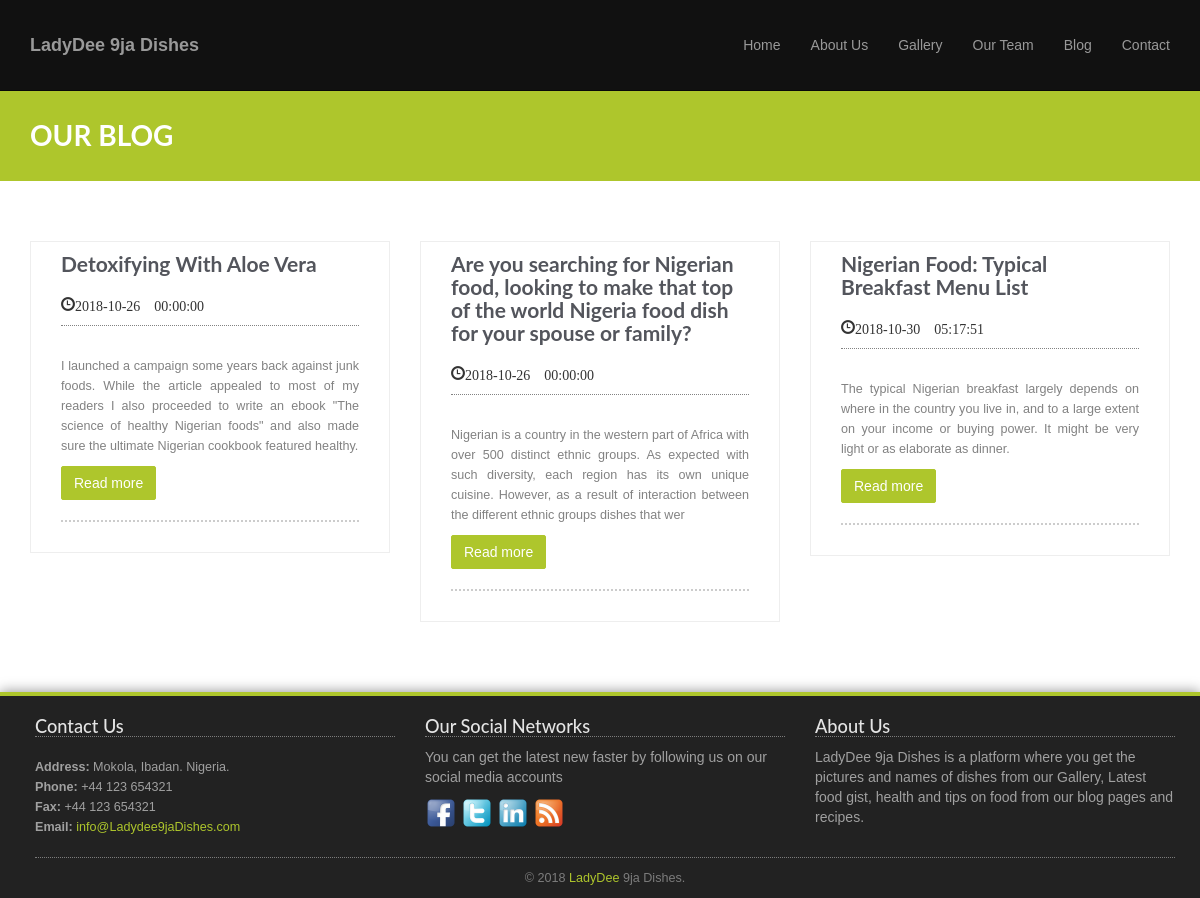
Screenshot of /blog.php with the database file from the repository.
### tables this page shows
CREATE TABLE `blog` (
  `id` int(250) NOT NULL auto_increment,
  `title` varchar(250) NOT NULL,
  `brief` varchar(250) NOT NULL,
  `body` text NOT NULL,
  `date` timestamp NULL default CURRENT_TIMESTAMP,
  PRIMARY KEY  (`id`)
);

### blog.php (the view, shortened to what this page needs)
<!DOCTYPE html>
<html lang="en">
<head>
    <link href="css/bootstrap.css" rel="stylesheet">
	<link rel="stylesheet" href="css/main.css">
    <link href="css/custom.css" rel="stylesheet">
	<link rel="stylesheet" href="css/icomoon-social.css">
	<link rel="stylesheet" href="css/font-awesome.min.css">
</head>
<body>
    <?php
    	include 'header.php';
    ?>
		<div class="section section-breadcrumbs">
			<div class="container">
				<div class="row">
					<div class="col-md-12">
						<h1>Our Blog</h1>
					</div>
				</div>
			</div>
		</div>
        <div class="section">
	    	<div class="container">
				<div class="row">
					<?php
						$sql = "SELECT * FROM blog";
						$records = mysql_query($sql);
						while($post = mysql_fetch_assoc($records)){
							echo '<div class="col-sm-4">';
								echo '<div class="blog-post blog-single-post">';
									echo '<div class="single-post-title">';
										echo '<h3>'.$post["title"].'</h3>';
									echo "</div>";
									echo '<div class="single-post-info">';
										echo '<i class="glyphicon glyphicon-time">'.$post["date"].'</i>';
									echo "</div>";
									echo '<div class="single-post-content">';
										echo '<p>'.$post["brief"].'</p>';
										echo '<a href="blog-post.html" class="btn" name="zobo">Read more</a>';
									echo "</div>";
								echo "</div>";
							echo "</div>";
						}
					?>
				</div>
			</div>
	    </div>
	    <?php
			include 'footer.php';
		?>
</body>
</html>

### header.php (shortened to what this page needs)
<!DOCTYPE html>
<html lang="en">
<head>
    <link href="css/bootstrap.css" rel="stylesheet">
	<link rel="stylesheet" href="css/main.css">
    <link href="css/custom.css" rel="stylesheet">
	<link rel="stylesheet" href="css/icomoon-social.css">
	<link rel="stylesheet" href="css/font-awesome.min.css">
</head>
<body>
    <header class="navbar navbar-inverse navbar-fixed-top" role="banner">
        <div class="container">
            <div class="navbar-header">
                <a class="navbar-brand" href="index.php"><b>LadyDee 9ja Dishes</b></a>
            </div>
            <div class="collapse navbar-collapse">
                <ul class="nav navbar-nav navbar-right">
                    <li><a href="index.php">Home</a></li>
                    <li><a href="about-us.php">About Us</a></li>
                    <li><a href="gallery.php">Gallery</a></li>
                    <li><a href="portfolio.php">Our Team</a></li>
                    <li><a href="blog.php">Blog</a></li>
                    <li><a href="contact-us.php">Contact</a></li>
                </ul>
            </div>
        </div>
    </header>
</body>
</html>

### footer.php (shortened to what this page needs)
<!DOCTYPE html>
<html lang="en">
<head>
    <link href="css/bootstrap.css" rel="stylesheet">
	<link rel="stylesheet" href="css/main.css">
    <link href="css/custom.css" rel="stylesheet">
	<link rel="stylesheet" href="css/icomoon-social.css">
	<link rel="stylesheet" href="css/font-awesome.min.css">
</head>
<body>
	<div class="footer">
	    	<div class="container">
		    	<div class="row">
		    		<div class="col-footer col-md-4 col-xs-6">
		    			<h3>Contact Us</h3>
		    			<p class="contact-us-details">
	        				<b>Address:</b> Mokola, Ibadan. Nigeria.<br/>
	        				<b>Phone:</b> +44 123 654321<br/>
	        				<b>Fax:</b> +44 123 654321<br/>
	        				<b>Email:</b> <a href="mailto:info@LadydeeNigerianDishes.com">info@Ladydee9jaDishes.com</a>
	        			</p>
		    		</div>
		    		<div class="col-footer col-md-4 col-xs-6">
		    			<h3>Our Social Networks</h3>
						<p>You can get the latest new faster by following us on our social media accounts</p>
		    			<div>
		    				<img src="img/icons/facebook.png" width="32" alt="Facebook">
		    				<img src="img/icons/twitter.png" width="32" alt="Twitter">
		    				<img src="img/icons/linkedin.png" width="32" alt="LinkedIn">
							<img src="img/icons/rss.png" width="32" alt="RSS Feed">
						</div>
		    		</div>
		    		<div class="col-footer col-md-4 col-xs-6">
		    			<h3>About Us</h3>
		    				<p>LadyDee 9ja Dishes is a platform where you get the pictures and names of dishes from our Gallery, Latest food gist, health and tips on food from our blog pages and recipes.</p>
		    		</div>
		    	</div>
		    	<div class="row">
		    		<div class="col-md-12">
		    			<div class="footer-copyright">&copy; 2018 <a href="index.html">LadyDee</a> 9ja Dishes.</div>
		    		</div>
		    	</div>
		    </div>
	    </div>
</body>
</html>

### css/main.css (style rules this page uses)
body { background: #FFFFFF; }
.section { padding: 30px 0; -webkit-transform: translateZ(0); -moz-transform: translateZ(0); -o-transform: translateZ(0); -ms-transform: translateZ(0); transform: translateZ(0); }
.section .container:first-child h1, .section .container:first-child h2, .section .container:first-child h3 { margin-top: 0; font-weight: 700; }
body { font-family: Arial, 'Helvetica', sans-serif; font-size: 14px; line-height: 20px; color: #535b60; }
h1 { color: #53555c; font-family: 'Lato', sans-serif; font-weight: 800; }
h3 { font-family: 'Lato', sans-serif; color: #53555c; font-size: 1.5em; }
a { color: #aec62c; outline: 0; }
.contact-us-details { margin: 20px 0; font-size: 0.9em; }
.blog-post { background: #FFF; position: relative; margin: 20px 0; border: 1px solid #EEE; }
.blog-single-post { padding: 10px 30px; }
.single-post-info { margin: 20px 0; padding-bottom: 10px; border-bottom: 1px dotted #828282; }
.single-post-info i { color: #333; margin-right: 5px; }
.single-post-content { margin: 30px 0 20px 0; padding-bottom: 20px; border-bottom: 2px dotted #CCC; }
.single-post-content p { color: #828282; font-size: 0.9em; text-align: justify; }
.section-breadcrumbs { background: #aec62c; margin-bottom: 10px; margin-top:90px; }
.section-breadcrumbs h1 { color: #FFF; font-size: 28px; text-transform: uppercase; margin-bottom: 0; }
.footer { background: #222; color: #A0A0A0; padding: 0 20px 10px 20px; border-top: 4px solid #aec62c; margin-top: 20px; -webkit-box-shadow: 0 -1px 12px rgba(0,0,0,0.4); -moz-box-shadow: 0 -1px 12px rgba(0,0,0,0.4); box-shadow: 0 -1px 12px rgba(0,0,0,0.4); color: 0 -1px 12px rgba(0,0,0,0.4); }
.footer h3 { color: #E4E4E4; font-size: 1.3em; border-bottom: 1px dotted #7C7C7C; }
.footer-copyright { text-align: center; color: #7C7C7C; border-top: 1px dotted #7C7C7C; padding-top: 10px; font-size: 0.9em; }
.btn { border: 1px solid #aec62c; -webkit-border-radius: 2px; -webkit-background-clip: padding-box; -moz-border-radius: 2px; -moz-background-clip: padding; border-radius: 2px; background-clip: padding-box; cursor: pointer; display: inline-block; text-transform: none; -webkit-transition: all .25s ease; -moz-transition: all .25s ease; -o-transition: all .25s ease; -ms-transition: all .25s ease; transition: all .25s ease; text-align: center; background: none repeat scroll 0 0 #aec62c; text-shadow: none; box-shadow: none; color: #FFF; white-space: nowrap; }

### css/custom.css (style rules this page uses)
.navbar { background:#111; }
@media (min-width:767px) { .navbar { padding: 20px 0; -webkit-transition: background .5s ease-in-out,padding .5s ease-in-out; -moz-transition: background .5s ease-in-out,padding .5s ease-in-out; transition: background .5s ease-in-out,padding .5s ease-in-out; } }

### rows the page displays
blog: title "Detoxifying With Aloe Vera", date "2018-10-26 00:00:00", brief "I launched a campaign some years back against junk foods. While the article appealed to most of my readers I also proceeded to write an ebook \"The science of healthy Nigerian foods\" and also made sure the ultimate Nigerian cookbook featured healthy."
blog: title "Are you searching for Nigerian food, looking to make that top of the world Nigeria food dish for your spouse or family?", date "2018-10-26 00:00:00", brief "Nigerian is a country in the western part of Africa with over 500 distinct ethnic groups. As expected with such diversity, each region has its own unique cuisine. However, as a result of interaction between the different ethnic groups dishes that wer"
blog: title "Nigerian Food: Typical Breakfast Menu List", date "2018-10-30 05:17:51", brief "The typical Nigerian breakfast largely depends on where in the country you live in, and to a large extent on your income or buying power. It might be very light or as elaborate as dinner."
